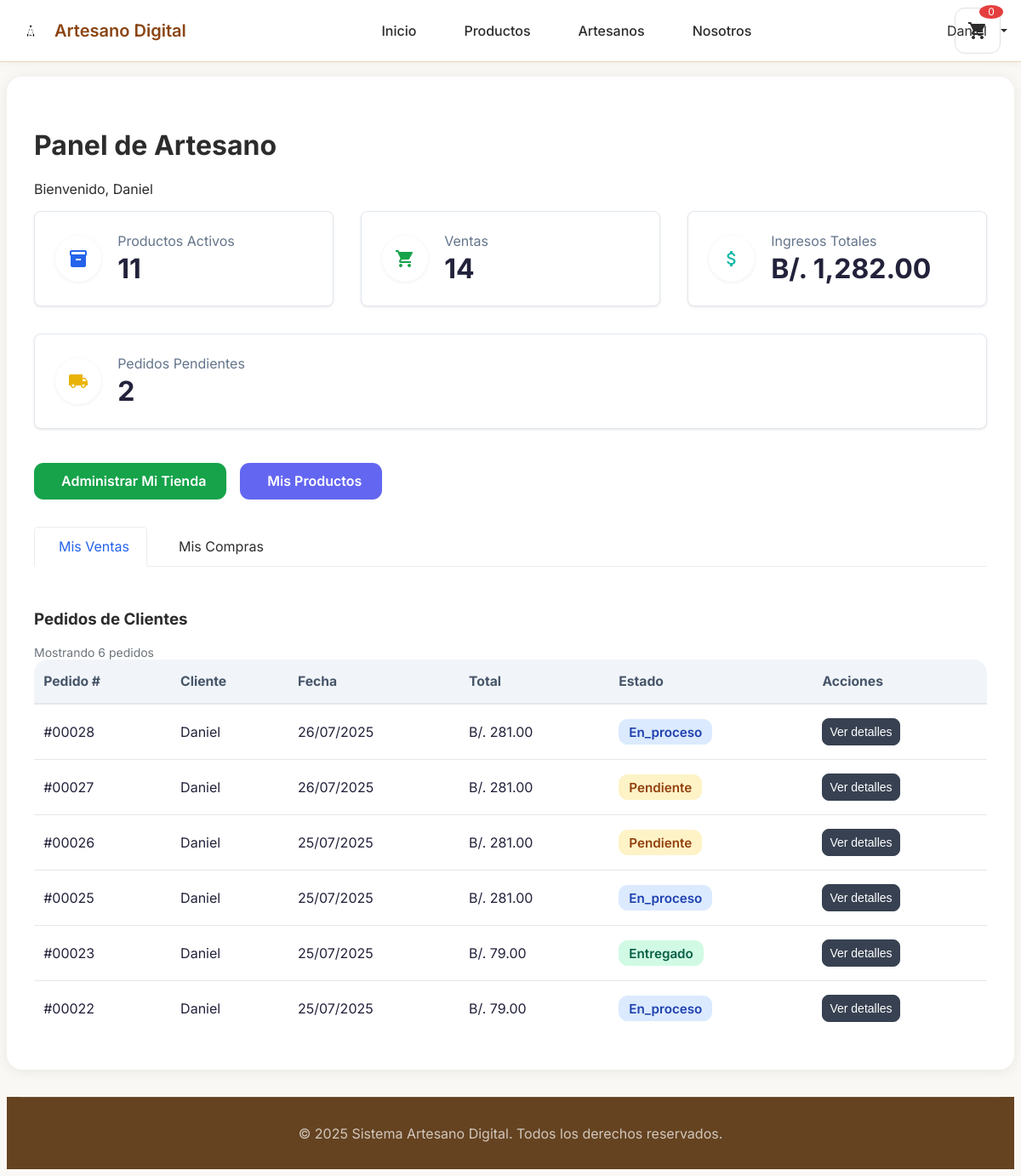
Page /dashboard/artesano (signed in) on the earlier database version.
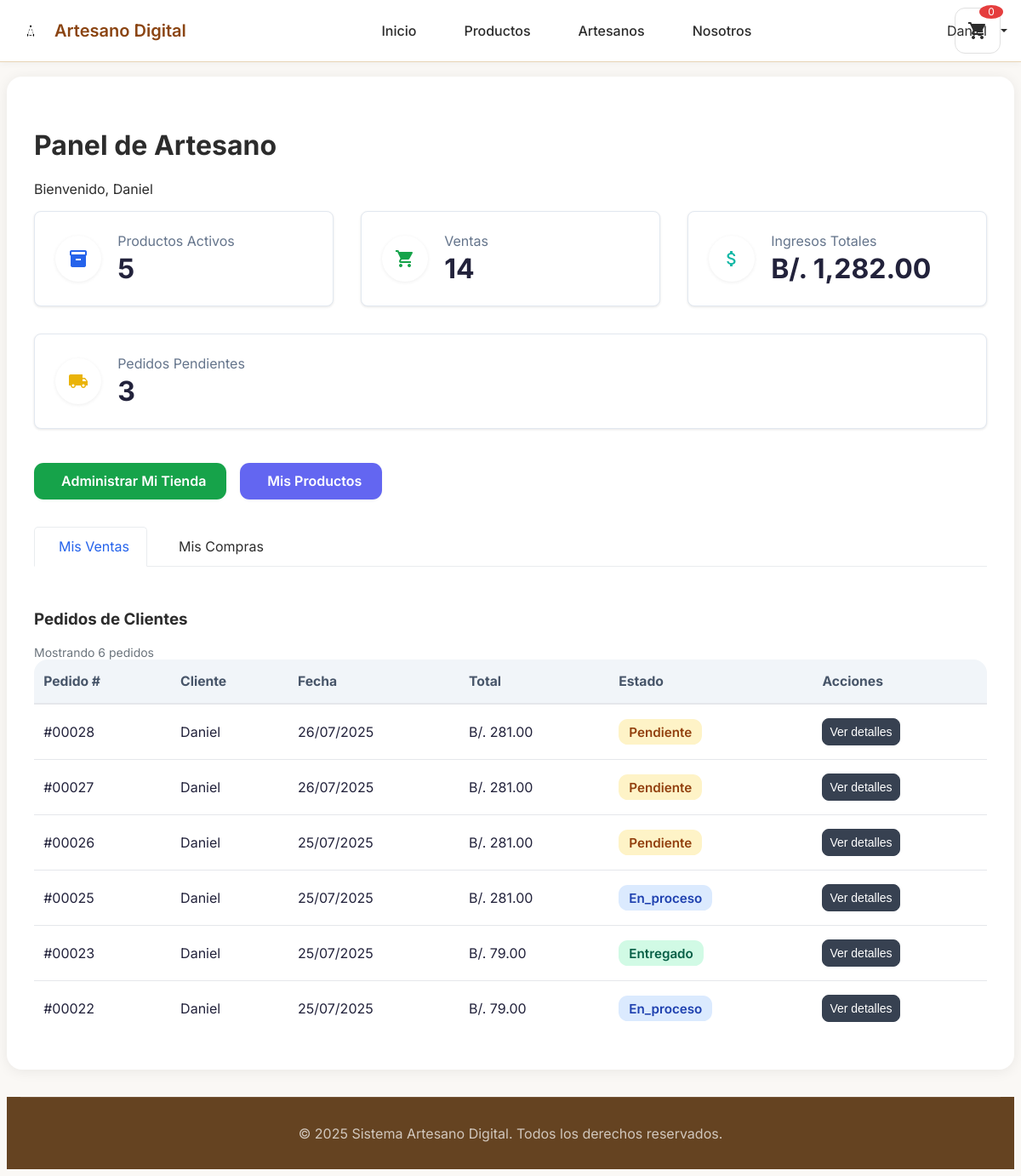
Same page on the later database version.
### tables this page shows
CREATE TABLE `pedidos` (
  `id_pedido` int(11) NOT NULL,
  `id_usuario` int(11) NOT NULL,
  `estado` enum('pendiente','confirmado','en_proceso','enviado','entregado','cancelado') DEFAULT 'pendiente',
  `metodo_pago` varchar(50) NOT NULL,
  `total` decimal(10,2) NOT NULL,
  `subtotal` decimal(10,2) DEFAULT NULL,
  `descuento` decimal(10,2) DEFAULT 0.00,
  `fecha_pedido` datetime DEFAULT current_timestamp(),
  `fecha_confirmacion` datetime DEFAULT NULL,
  `fecha_proceso` datetime DEFAULT NULL,
  `fecha_envio` datetime DEFAULT NULL,
  `fecha_entrega` datetime DEFAULT NULL,
  `direccion_envio` text NOT NULL,
  `metodo_envio` varchar(100) DEFAULT 'Env├¡o est├índar',
  `codigo_seguimiento` varchar(100) DEFAULT NULL,
  `tiempo_estimado` varchar(50) DEFAULT '3-5 d├¡as h├íbiles',
  `empresa_envio` varchar(100) DEFAULT NULL,
  `numero_seguimiento` varchar(100) DEFAULT NULL,
  `fecha_estimada_entrega` date DEFAULT NULL,
  `notas_entrega` text DEFAULT NULL,
  `fecha_actualizacion` timestamp NOT NULL DEFAULT current_timestamp() ON UPDATE current_timestamp()
);

CREATE TABLE `usuarios` (
  `id_usuario` int(11) NOT NULL,
  `nombre` varchar(100) NOT NULL,
  `correo` varchar(150) NOT NULL,
  `telefono` varchar(20) DEFAULT NULL,
  `direccion` text DEFAULT NULL,
  `contrasena` varchar(255) NOT NULL,
  `tipo_usuario` enum('cliente','artesano') NOT NULL,
  `fecha_registro` datetime DEFAULT current_timestamp(),
  `activo` tinyint(1) DEFAULT 1
);

### controllers/ControladorArtesano.php (called while the page is built, shortened)
<?php
class ControladorArtesano
{
    private GestorAutenticacion $gestorAuth;
    private PDO $conexion;
    public function __construct()
    {
        $this->gestorAuth = GestorAutenticacion::obtenerInstancia();
        $this->conexion = Database::obtenerInstancia()->obtenerConexion();
    }
    public function mostrarDashboard(): void
    {
        $usuario = $this->gestorAuth->obtenerUsuarioActual();
        $idUsuario = $usuario['id_usuario'] ?? 0;
        $pedidosRecientes = $this->obtenerPedidosRecibidos($idUsuario);
        $pedidosPersonales = $this->obtenerPedidosPersonales($idUsuario);
        $productos = $this->obtenerProductosPorArtesano($idUsuario);
        $datos = [
            'titulo' => 'Panel de Artesano',
            'usuario' => $usuario,
            'estadisticas' => $this->obtenerEstadisticas($idUsuario),
            'pedidos_recientes' => $pedidosRecientes,
            'pedidos_personales' => $pedidosPersonales,
            'productos' => $productos
        ];
        $this->cargarVista('artesano/dashboard', $datos);
    }
    private function obtenerEstadisticas(int $idUsuario): array
    {
        $estadisticas = [
            'productos_activos' => 0,
            'ventas_totales' => 0,
            'ingresos_totales' => 0.00,
            'pedidos_pendientes' => 0
        ];
        try {
            $conexion = $this->conexion;
            $stmt = $conexion->prepare("SELECT id_tienda FROM tiendas WHERE id_usuario = ?");
            $stmt->execute([$idUsuario]);
            $tienda = $stmt->fetch(PDO::FETCH_ASSOC);
            $idTienda = $tienda['id_tienda'];
            $stmt = $conexion->prepare("SELECT COUNT(*) as total FROM productos WHERE id_tienda = ? AND activo = 1");
            $stmt->execute([$idTienda]);
            $resultado = $stmt->fetch(\PDO::FETCH_ASSOC);
            $estadisticas['productos_activos'] = (int)($resultado['total'] ?? 0);
            $stmt = $conexion->prepare("
                SELECT COUNT(*) as total_ventas, SUM(pp.cantidad * pp.precio_unitario) as ingresos
                FROM pedido_productos pp
                JOIN pedidos p ON pp.id_pedido = p.id_pedido
                JOIN productos prod ON pp.id_producto = prod.id_producto
                WHERE prod.id_tienda = ? AND p.estado != 'cancelado'
            ");
            $stmt->execute([$idTienda]);
            $resultado = $stmt->fetch(\PDO::FETCH_ASSOC);
            $estadisticas['ventas_totales'] = (int)($resultado['total_ventas'] ?? 0);
            $estadisticas['ingresos_totales'] = floatval($resultado['ingresos'] ?? 0);
            $stmt = $conexion->prepare("
                SELECT COUNT(DISTINCT p.id_pedido) as pendientes
                FROM pedidos p
                JOIN pedido_productos pp ON p.id_pedido = pp.id_pedido
                JOIN productos prod ON pp.id_producto = prod.id_producto
                WHERE prod.id_tienda = ? AND p.estado = 'pendiente'
            ");
            $stmt->execute([$idTienda]);
            $resultado = $stmt->fetch(\PDO::FETCH_ASSOC);
            $estadisticas['pedidos_pendientes'] = (int)($resultado['pendientes'] ?? 0);
        } catch (\Exception $e) {
            error_log("Error al obtener estadísticas: " . $e->getMessage());
        }
        return $estadisticas;
    }
    private function obtenerPedidosRecibidos(int $idUsuario): array
    {
        try {
            $stmt = $this->conexion->prepare("
                SELECT id_tienda FROM tiendas WHERE id_usuario = ?
            ");
            $stmt->execute([$idUsuario]);
            $resultado = $stmt->fetch(PDO::FETCH_ASSOC);
            $idTienda = $resultado ? $resultado['id_tienda'] : 0;
            $stmt = $this->conexion->prepare("
                SELECT
                    p.id_pedido,
                    p.fecha_pedido,
                    SUM(pp.cantidad * pp.precio_unitario) as total,
                    p.estado,
                    u.nombre as cliente_nombre,
                    u.correo as cliente_correo
                FROM pedidos p
                JOIN pedido_productos pp ON p.id_pedido = pp.id_pedido
                JOIN productos prod ON pp.id_producto = prod.id_producto
                JOIN usuarios u ON p.id_usuario = u.id_usuario
                WHERE prod.id_tienda = ?
                GROUP BY p.id_pedido, p.fecha_pedido, p.estado, u.nombre, u.correo
                ORDER BY p.fecha_pedido DESC
                LIMIT 10
            ");
            $stmt->execute([$idTienda]);
            $pedidos = $stmt->fetchAll(PDO::FETCH_ASSOC);
            return $pedidos;
        } catch (\Exception $e) {
            error_log("Error al obtener pedidos recibidos: " . $e->getMessage());
            return [];
        }
    }
    private function obtenerPedidosPersonales(int $idUsuario): array
    {
        try {
            $stmt = $this->conexion->prepare("
                SELECT id_pedido, fecha_pedido, total, estado, metodo_pago
                FROM pedidos
                WHERE id_usuario = ?
                ORDER BY fecha_pedido DESC
                LIMIT 10
            ");
            $stmt->execute([$idUsuario]);
            $pedidos = $stmt->fetchAll(PDO::FETCH_ASSOC);
            return $pedidos;
        } catch (\Exception $e) {
            error_log("Error al obtener pedidos personales: " . $e->getMessage());
            return [];
        }
    }
    private function obtenerProductosPorArtesano(int $idUsuario): array
    {
        try {
            $stmt = $this->conexion->prepare("
                SELECT id_tienda, nombre_tienda FROM tiendas WHERE id_usuario = ?
            ");
            $stmt->execute([$idUsuario]);
            $resultado = $stmt->fetch(PDO::FETCH_ASSOC);
            $idTienda = $resultado ? $resultado['id_tienda'] : 0;
            $stmt = $this->conexion->prepare("
                SELECT p.id_producto, p.nombre, p.precio, p.descripcion, p.stock, p.imagen, p.activo, p.descuento
                FROM productos p
                WHERE p.id_tienda = ?
                ORDER BY p.fecha_creacion DESC
                LIMIT 20
            ");
            $stmt->execute([$idTienda]);
            $productos = $stmt->fetchAll(PDO::FETCH_ASSOC);
            return $productos;
        } catch (\Exception $e) {
            error_log("Error al obtener productos del artesano: " . $e->getMessage());
            return [];
        }
    }
    private function cargarVista(string $vista, array $datos = []): void
    {
        extract($datos);
        include "views/{$vista}.php";
    }
}

### config/Database.php (called while the page is built, shortened)
<?php
class Database
{
    private static ?Database $instancia = null;
    private ?PDO $conexion = null;
    private string $host;
    private string $baseDatos;
    private string $usuario;
    private string $contrasena;
    private string $charset;
    private function __construct()
    {
        $this->host = $_ENV['DB_HOST'] ?? 'localhost';
        $this->baseDatos = $_ENV['DB_DATABASE'] ?? 'artesano_digital';
        $this->usuario = $_ENV['DB_USERNAME'] ?? 'root';
        $this->contrasena = $_ENV['DB_PASSWORD'] ?? '';
        $this->charset = $_ENV['DB_CHARSET'] ?? 'utf8mb4';
    }
    public static function obtenerInstancia(): Database
    {
        if (self::$instancia === null) {
            self::$instancia = new self();
        }
        return self::$instancia;
    }
    private function conectar(): void
    {
        try {
            $dsn = "mysql:host={$this->host};dbname={$this->baseDatos};charset={$this->charset}";
            $opciones = [
                PDO::ATTR_ERRMODE => PDO::ERRMODE_EXCEPTION,
                PDO::ATTR_DEFAULT_FETCH_MODE => PDO::FETCH_ASSOC,
                PDO::ATTR_EMULATE_PREPARES => false,
                PDO::MYSQL_ATTR_INIT_COMMAND => "SET NAMES {$this->charset}"
            ];
            $this->conexion = new PDO($dsn, $this->usuario, $this->contrasena, $opciones);
        } catch (PDOException $e) {
            throw new Exception("Error de conexión a base de datos: " . $e->getMessage());
        }
    }
    public function obtenerConexion(): PDO
    {
        return $this->conexion;
    }
}

### utils/GestorAutenticacion.php (called while the page is built, shortened)
<?php
class GestorAutenticacion
{
    private static ?GestorAutenticacion $instancia = null;
    private function __construct()
    {
        $this->tiempoExpiracion = ((int)($_ENV['SESSION_LIFETIME'] ?? 120)) * 60;
    }
    public static function obtenerInstancia(): GestorAutenticacion
    {
        if (self::$instancia === null) {
            self::$instancia = new self();
        }
        return self::$instancia;
    }
    public function estaAutenticado(): bool
    {
        return true;
    }
    public function obtenerUsuarioActual(): ?array
    {
        if ($this->estaAutenticado()) {
            return [
                'id_usuario' => $_SESSION['usuario_id'],
                'nombre' => $_SESSION['usuario_nombre'],
                'correo' => $_SESSION['usuario_correo'],
                'tipo_usuario' => $_SESSION['usuario_tipo']
            ];
        }
        return null;
    }
}

### views/artesano/dashboard.php (the view, shortened to what the rows shown need)
<link rel="stylesheet" href="/artesanoDigital/assets/css/modal-detalle-pedidos.css">
<link rel="stylesheet" href="/artesanoDigital/assets/css/artesano-dashboard.css">
<div class="dashboard-container dashboard-bg-white">
    <div class="dashboard-header">
        <h1>Panel de Artesano</h1>
    </div>
    <div class="tabs-content">
        <div id="tab-ventas" class="tab-pane active">
            <div class="dashboard-main">
                <div class="card">
                    <div class="card-body">
                        <?php if (empty($pedidos_recientes ?? [])): ?>
                                    <p class="empty-state">No hay pedidos recientes</p>
                        <?php else: ?>
                                    <div class="table-responsive">
                                        <table class="table pedidos-table">
                                            <thead>
                                                <tr>
                                                    <th>Pedido #</th>
                                                    <th>Cliente</th>
                                                    <th>Fecha</th>
                                                    <th>Total</th>
                                                    <th>Estado</th>
                                                    <th>Acciones</th>
                                                </tr>
                                            </thead>
                                            <tbody>
                                                <?php foreach ($pedidos_recientes as $pedido): ?>
                                                            <tr class="estado-<?= $pedido['estado'] ?>">
                                                                <td>#<?= str_pad($pedido['id_pedido'], 5, '0', STR_PAD_LEFT) ?></td>
                                                                <td><?= htmlspecialchars($pedido['cliente_nombre'] ?? 'Cliente') ?></td>
                                                                <td><?= date('d/m/Y', strtotime($pedido['fecha_pedido'])) ?></td>
                                                                <td>B/. <?= number_format($pedido['total'], 2) ?></td>
                                                                <td>
                                                                    <span class="badge status-<?= $pedido['estado'] ?>">
                                                                        <?= ucfirst($pedido['estado']) ?>
                                                                    </span>
                                                                </td>
                                                                <td>
                                                                    <button class="btn btn-sm btn-primary ver-pedido"
                                                                        data-id="<?= $pedido['id_pedido'] ?>">
                                                                        Ver detalles
                                                                    </button>
                                                                </td>
                                                            </tr>
                                                <?php endforeach; ?>
                                            </tbody>
                                        </table>
                                    </div>
                        <?php endif; ?>
                    </div>
                </div>
            </div>
        </div>
    </div>
<?php
include __DIR__ . '/../layouts/base.php';
?>

Differences in the rows shown:
changed pedidos "00028": estado "En_proceso" → "Pendiente"
Other differences:
$estadisticas['productos_activos']: "11" → "5"
$estadisticas['pedidos_pendientes']: "2" → "3"
